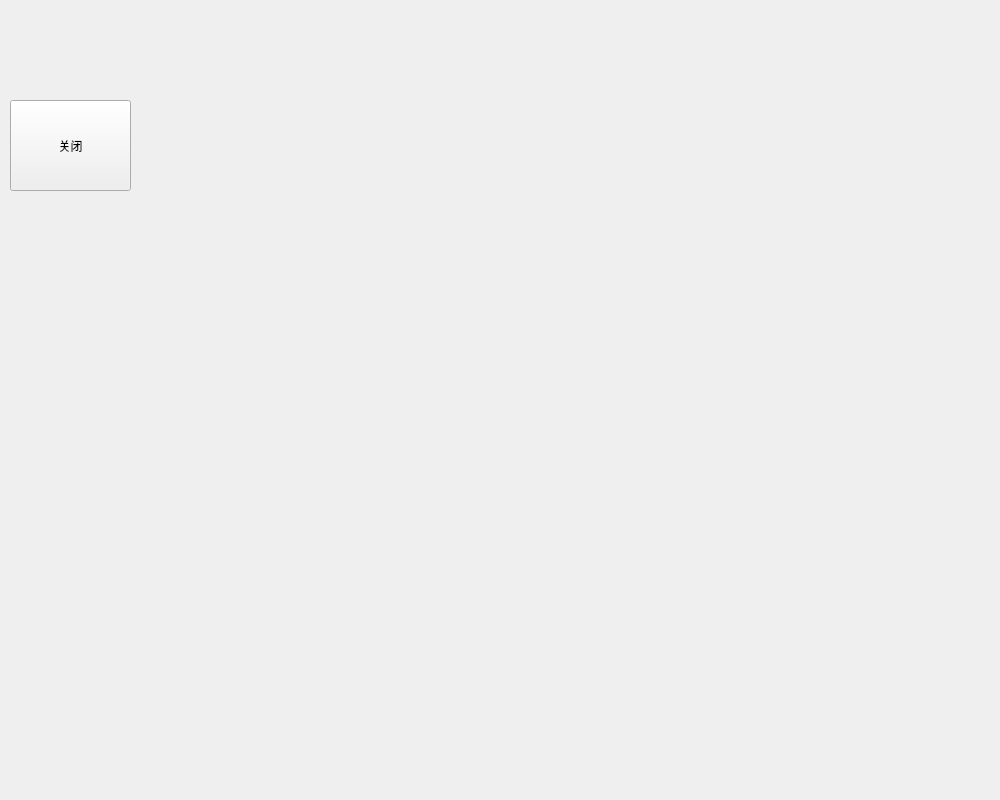
<?xml version="1.0" encoding="UTF-8"?>
<ui version="4.0">
 <class>result</class>
 <widget class="QWidget" name="result">
  <property name="geometry">
   <rect>
    <x>0</x>
    <y>0</y>
    <width>1000</width>
    <height>800</height>
   </rect>
  </property>
  <property name="minimumSize">
   <size>
    <width>1000</width>
    <height>800</height>
   </size>
  </property>
  <property name="windowTitle">
   <string>result</string>
  </property>
  <widget class="QPushButton" name="quit">
   <property name="geometry">
    <rect>
     <x>10</x>
     <y>100</y>
     <width>121</width>
     <height>91</height>
    </rect>
   </property>
   <property name="text">
    <string>关闭</string>
   </property>
  </widget>
 </widget>
 <layoutdefault spacing="6" margin="11"/>
 <resources/>
 <connections>
  <connection>
   <sender>quit</sender>
   <signal>clicked()</signal>
   <receiver>result</receiver>
   <slot>on_close__clicked()</slot>
   <hints>
    <hint type="sourcelabel">
     <x>75</x>
     <y>143</y>
    </hint>
    <hint type="destinationlabel">
     <x>29</x>
     <y>216</y>
    </hint>
   </hints>
  </connection>
 </connections>
 <slots>
  <slot>on_close__clicked()</slot>
 </slots>
</ui>
